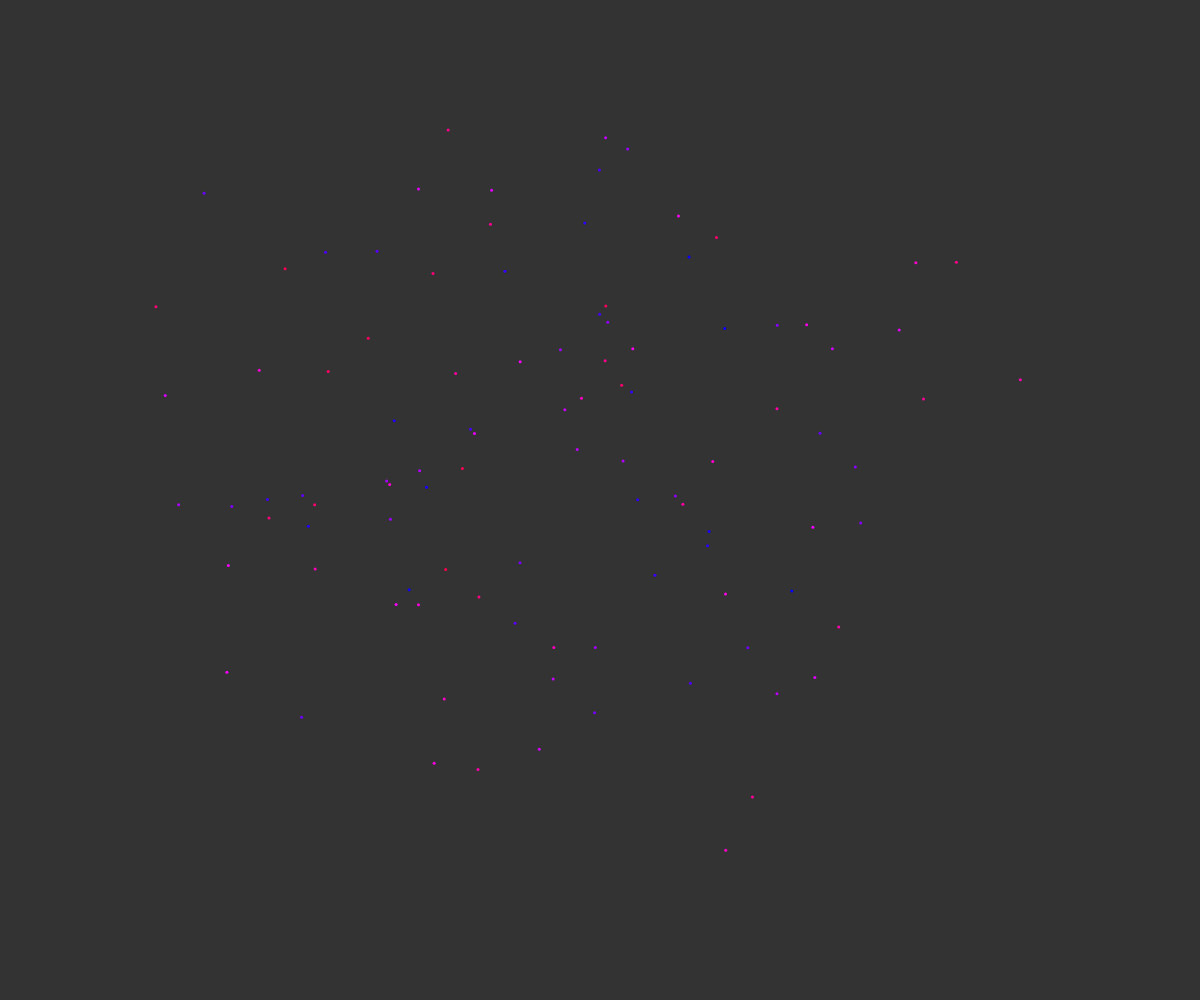
Frame 1 (no input)
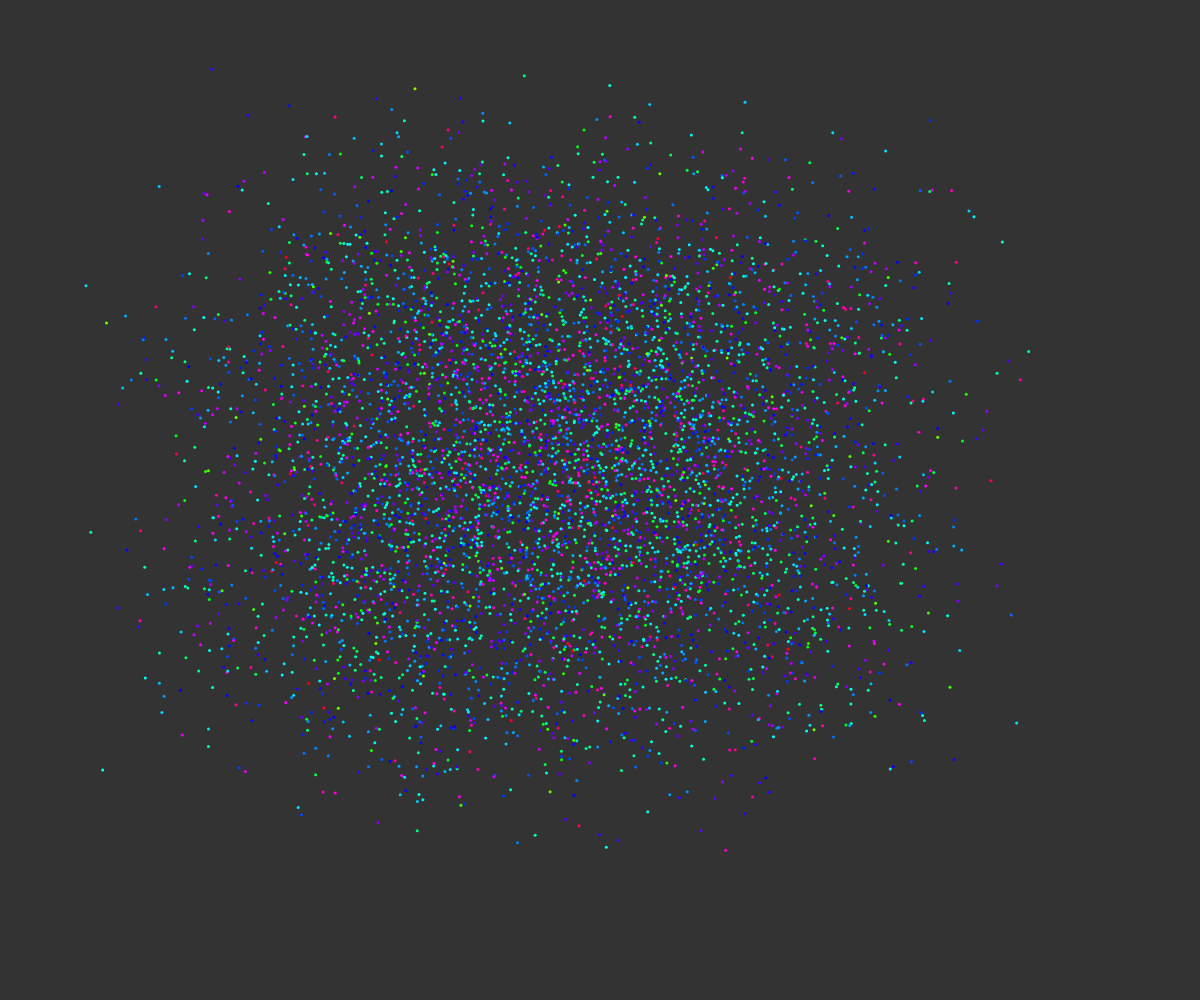
Frame 60 (no input)
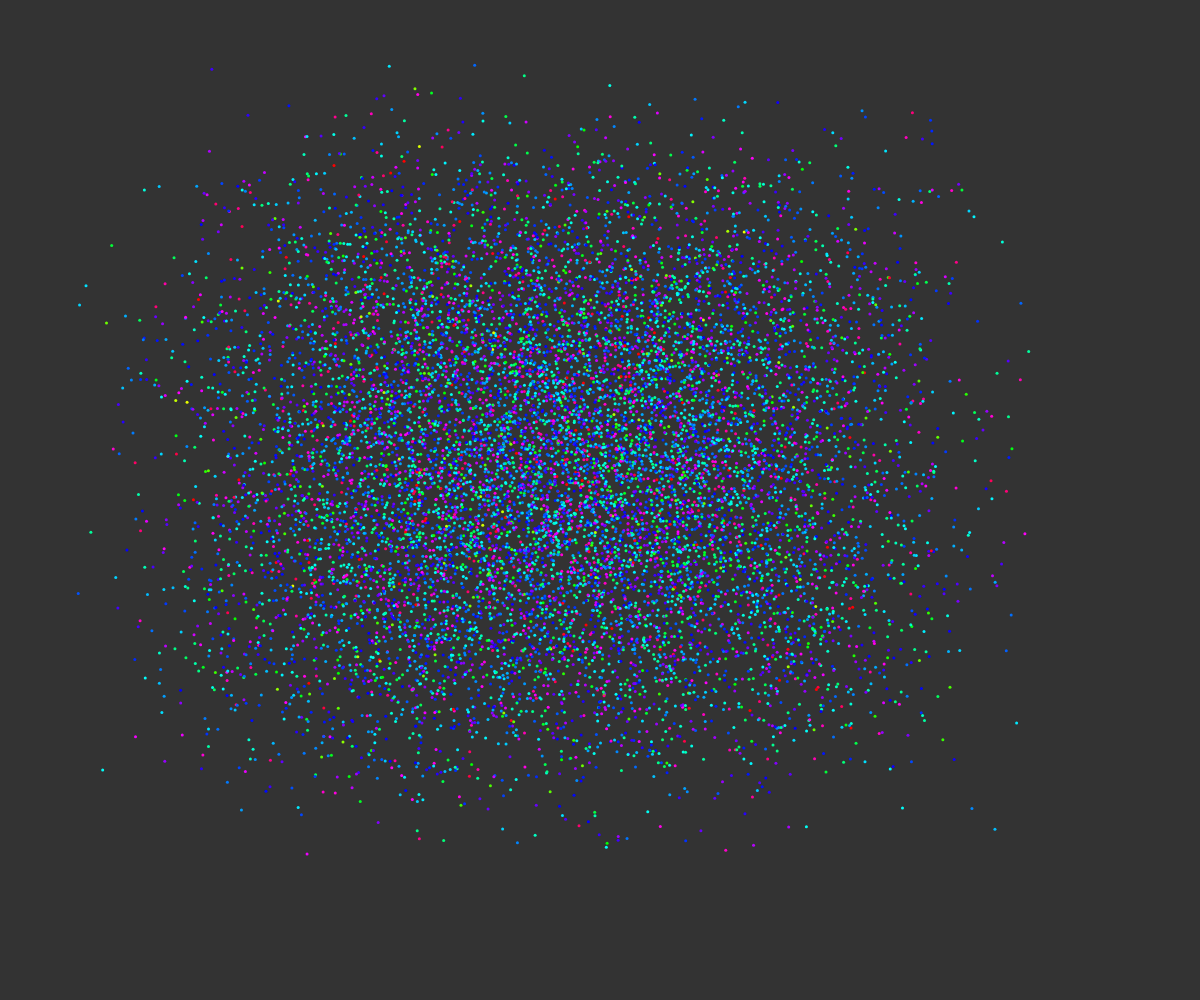
Frame 120 (the mouse pressed at the canvas centre since frame 60)

The p5.js sketch that drew these frames (run headless with seeded random() and noise() and a simulated clock; from frame 60 on, the mouse is pressed at the canvas centre):

// p5.js sketch
// ── sketch.js
let xOff=0,yOff=9123;

function setup() {
  createCanvas(windowWidth, windowHeight);
  background(51);
  colorMode(HSB);

}

function draw() {

  strokeWeight(3);
  for(let i=0;i<=100;i++){
      stroke(noise(xOff)*360+i,255,255);
    point(noise(yOff+i)*width,noise(yOff+5+i)*height);
                         }
   xOff+=0.03+100;
  yOff+=0.03+100;
  }
